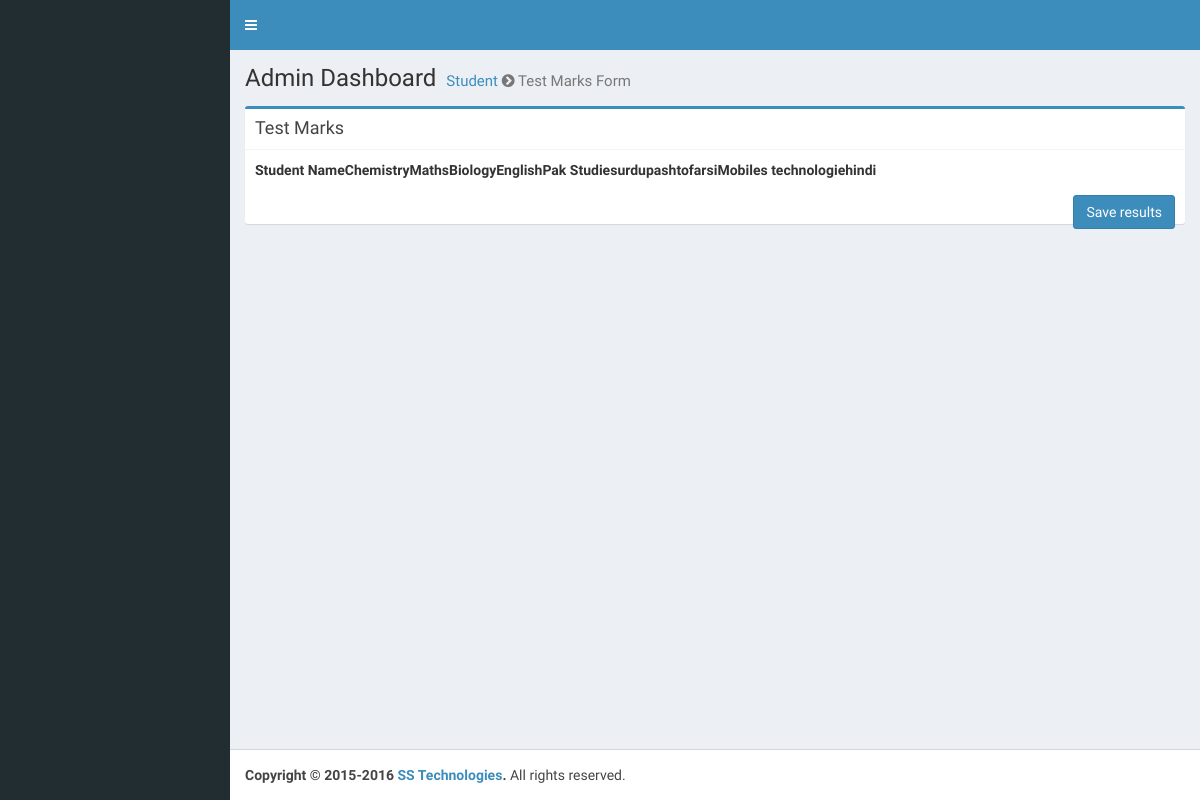
Page /index.php/examination/test_submition on the committed database.
### tables this page shows
CREATE TABLE `subject` (
  `su_id` int(10) NOT NULL,
  `su_name` varchar(50) NOT NULL,
  `duration` int(11) NOT NULL
);

### application/controllers/Examination.php (called while the page is built, shortened)
<?php
class Examination extends CI_Controller{
    public function test_submition(){
        $show=$this->test_m->test_insertion();
        $this->test_display($show);
    }
    public function test_display($show){
        $data['data'] = $this->test_m->subject_display($show);
        $this->load->view('include/header');
        $this->load->view('include/sidebar');
        $this->load->view('examination_view/test_display_form',$data);
        $this->load->view('include/footer');
    }
}
?>

### index.php (called while the page is built, shortened)
<?php
require_once BASEPATH.'core/CodeIgniter.php';

### application/models/test_m.php (called while the page is built, shortened)
<?php
class Test_m extends CI_Model{
    public function test_insertion(){
        $exam_type                = $this->input->post('exam_type');
        $field_study              = $this->input->post('field_study');
        $course_id                = $this->input->post('course_id');
        $class_course_id          = $this->input->post('class_course_id');
        $class_section_name       = $this->input->post('class_section');
        $exam_date                = $this->input->post('exam_date');
        $total_marks              = $this->input->post('total_mark');
        $exam_month               = $this->input->post('exam_month');
        $data = array(
             'field_study'        =>     $field_study,
            'exam_type'           =>     $exam_type,
            'class_course_id'     =>     $course_id,
            'class_section_name'  =>     $class_section_name,
            'exam_date'           =>     $exam_date,
            'exam_month'          =>     $exam_month,
            'exam_marks'          =>     $total_marks
         );
        $result=$this->db->insert('exam',$data);
        $insert_id = $this->db->insert_id();
        $show =array(
            'course_id'         => $course_id,
            'class_course_id'   => $class_course_id,
            'class_section'     => $class_section_name,
            'insert_id'         =>$insert_id
        );
        return $show;
    }
    public function  subject_display($show){
        $this->db->select('*');
        $sub=$this->db->get('subject');
        $result['result'] = $sub->result_array();
        $this->db->where('c_section_name',$show['class_section']);
        $section_query=$this->db->get('class_sections');
        $this->db->where('c_section_name',$show['class_section']);
        $section_name = $this->db->get('class_sections');
        $ful_section_name = $section_name->result_array();
       for($counter=0;$counter<count($ful_section_name);$counter++)
        {
        $this->db->where('c_section_id',$ful_section_name[$counter]['c_section_id']);
        $this->db->where('co_id',$show['course_id']);
        $this->db->where('class_course_id',$show['class_course_id']);
        $show1 = $this->db->get('student_section');
        $student_section_data[$counter]=$show1->result_array();
        }
        for($counter2=0;$counter2<count($student_section_data);$counter2++)
        {
            $errors = array_filter($student_section_data[$counter2]);
            if(!empty($errors))
                {
                    for($counter3=0;$counter3<count($student_section_data[$counter2]);$counter3++)
                    {
                        $check = count($student_section_data[$counter2]);
                        if($check>0)
                        {
                            $this->db->where('student_id',$student_section_data[$counter2][$counter3]['student_id']);
                            $show4 =$this->db->get('student');
                            $final_data['s_data'][$counter3] = $show4->result_array();
                        }
                    }
                }
        }
        $result['student_name'] = $final_data['s_data'];
        $result['class_course_id'] = $show['class_course_id'];
        $result['course_id'] = $show['course_id'];
        $result['class_section'] = $show['class_section'];
        $result['exam_insert_id'] = $show['insert_id'];
        return $result;
    }
}
?>

### application/views/examination_view/test_display_form.php (the view, shortened to what this page needs)
<div class="content-wrapper">
    <section class="content-header">
        <h1>
            Admin Dashboard
            <small><a href="<?= site_url() ?>student/">Student</a>
                <i class="fa fa-chevron-circle-right" aria-hidden="true"></i>
                Test Marks Form
            </small>
        </h1>
    </section>
    <section class="content">
        <div class="row">
            <div class="col-md-12">
                <div class="box box-primary">
                    <div class="box-header with-border">
                        <h3 class="box-title">Test Marks</h3>
                    </div>
                    <div class="box-body">
                        <form role="form" method="post" action="<?=site_url();?>examination/exam_result" >
                            <table id="table-hover" class="table-no-hover" data-toggle="table" data-show-refresh="false" data-search="true" data-select-item-name="toolbar1" data-pagination="false" data-sort-name="name" data-sort-order="desc">
					<thead>
					<tr>
					    <th  data-sortable="true"><b>Student Name</b></th>
					    <?php foreach($data['result'] as $result){ ?>
                                            <th  data-sortable="true"><b><?=$result['su_name'];?></b></th>
                                            <?php } ?>
					</tr>
					</thead>
				    </table>
				    <input class="btn btn-primary pull-right" style="position: relative;top: 15px;;" type="submit" value="Save results" />
                        </form>
                    </div>
                </div>
            </div>
        </div>
    </section>
</div>

### application/views/examination_view/test_display_form.php (style rules this page uses)
td, th { text-align: center; }

### rows in the picture
subject: su_name "Chemistry"
subject: su_name "Maths"
subject: su_name "Biology"
subject: su_name "English"
subject: su_name "Pak Studies"
subject: su_name "urdu"
subject: su_name "pashto"
subject: su_name "farsi"
subject: su_name "Mobiles technologie"
subject: su_name "hindi"
